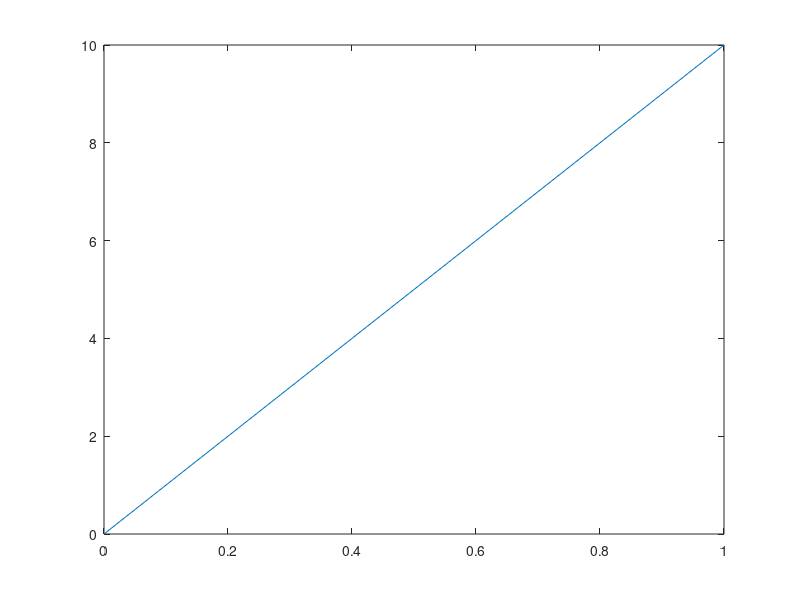

Reproduce this figure in MATLAB.
% 1D Poisson equation finite element method
% Standard Galerkin method
% Starson


close all
clear all
format short e

x0 = 0; x1 = 1;   % start and end point
L = x1 - x0;      % total length
N = 9;            % number of interval
dx = L/N;         % interval size
ap = 10.;         % applied force on the RHS ending

% test case 1 condition
% u0 = 0; du1/dt = f; f=1;
% Decleration
u = zeros(1,N+1); A = zeros(N+1,N+1); F = zeros(1,N+1);
isBdary = false(N+1,1); x = linspace(0,1,N+1);
% Element stiffness matrix and load vector
Ak = 1/dx*[1,-1;-1,1];
% Assemble global matrix
for i=1:N
    for m=1:2
        for n=1:2
   A(m+i-1,n+i-1) = A(m+i-1,n+i-1) + Ak(m,n);
        end
        a = x(i); b = x(i+1);
    end
end
F(N+1) = ap;

% Apply Boundary condition
isBdary(1) = true;
free = find(~isBdary);

% Calculate results
u(free) = A(free,free)\F(free)';
%u_exact = -sin(2*pi*x);

% Error analysis
%error = sqrt(sum((u_exact-u).^2))/N;
%disp(error);

figure
plot(x,u);
hold on
%plot(x,u_exact,'r-');
hold off